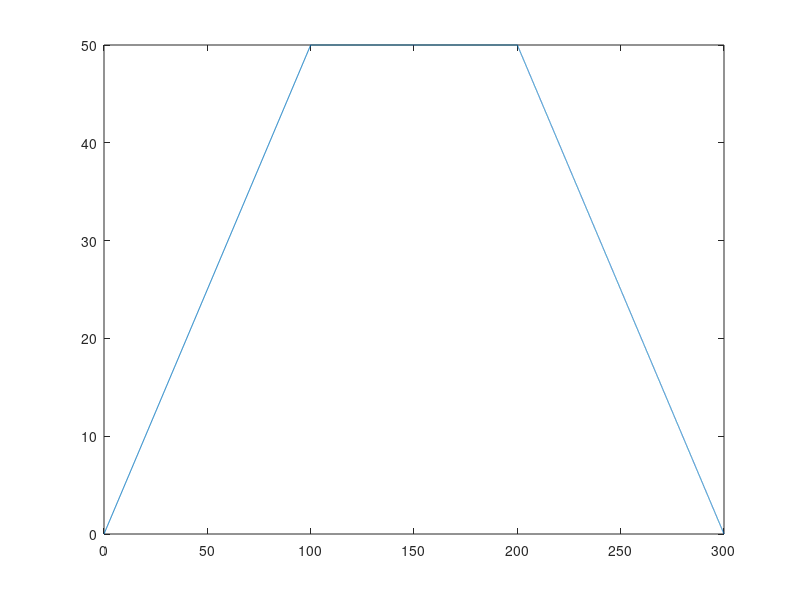

Recreate this plot in MATLAB.

x = 0:0.1:100;
k=0.5;
for i=1:length(x)
   y1(i) = k*x(i); 
end
x2 = 100:0.01:200;
for i=1:length(x2)
   y2(i) = 50; 
end
x3 = 200:0.01:300;
k2=-0.5;
b = 150;
for i=1:length(x3)
   y3(i) = k2*x3(i) + b; 
end

y_all = [y1 y2 y3];
x = [x x2 x3];
plot(x,y_all);
